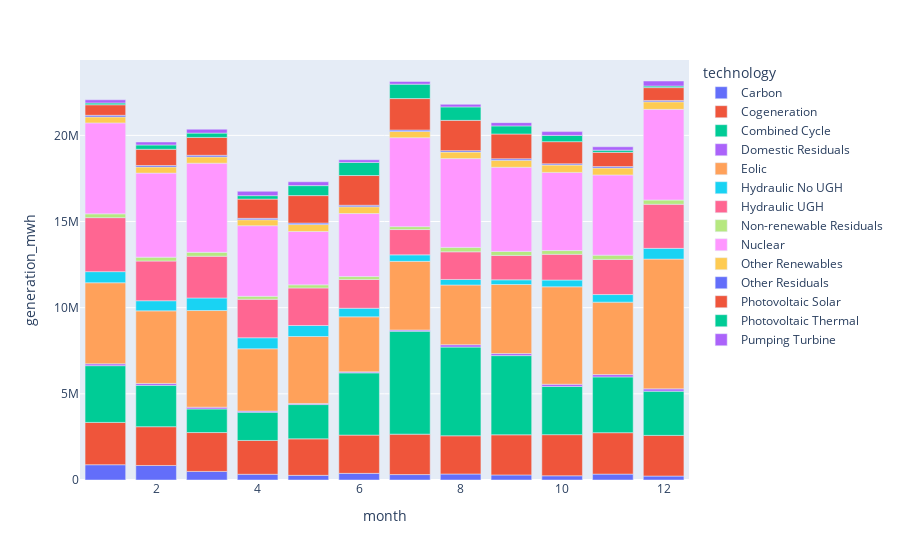

Source (notebook cell):
### Markdown cell above
##### Differentiate each technology with a `color`

### Code cell
px.bar(data_frame = df_techno_month, x = 'month', y = 'generation_mwh', color = 'technology')

### Figure 1 — Plotly figure (JSON) as saved in the notebook; plotly's stock layout.template omitted (floating-point values rounded to 4 significant figures)
{"data": [{"alignmentgroup": "True", "hovertemplate": "technology=Carbon<br>month=%{x}<br>generation_mwh=%{y}<extra></extra>", "legendgroup": "Carbon", "marker": {"color": "#636efa", "pattern": {"shape": ""}}, "name": "Carbon", "offsetgroup": "Carbon", "orientation": "v", "showlegend": true, "textposition": "auto", "type": "bar", "x": [1, 2, 3, 4, 5, 6, 7, 8, 9, 10, 11, 12], "xaxis": "x", "y": [886900.0, 843000.0, 497800.0, 332100.0, 269800.0, 385600.0, 315058, 348000.0, 293300.0, 245400.0, 341500.0, 228500.0], "yaxis": "y"}, {"alignmentgroup": "True", "hovertemplate": "technology=Cogeneration<br>month=%{x}<br>generation_mwh=%{y}<extra></extra>", "legendgroup": "Cogeneration", "marker": {"color": "#EF553B", "pattern": {"shape": ""}}, "name": "Cogeneration", "offsetgroup": "Cogeneration", "orientation": "v", "showlegend": true, "textposition": "auto", "type": "bar", "x": [1, 2, 3, 4, 5, 6, 7, 8, 9, 10, 11, 12], "xaxis": "x", "y": [2455397, 2250000.0, 2256000.0, 1962000.0, 2118000.0, 2218905, 2345000.0, 2218000.0, 2329000.0, 2386000.0, 2404000.0, 2361000.0], "yaxis": "y"}, {"alignmentgroup": "True", "hovertemplate": "technology=Combined Cycle<br>month=%{x}<br>generation_mwh=%{y}<extra></extra>", "legendgroup": "Combined Cycle", "marker": {"color": "#00cc96", "pattern": {"shape": ""}}, "name": "Combined Cycle", "offsetgroup": "Combined Cycle", "orientation": "v", "showlegend": true, "textposition": "auto", "type": "bar", "x": [1, 2, 3, 4, 5, 6, 7, 8, 9, 10, 11, 12], "xaxis": "x", "y": [3292000.0, 2401000.0, 1370000.0, 1641000.0, 1990000.0, 3612000.0, 5979000.0, 5148000.0, 4596000.0, 2797000.0, 3237000.0, 2563000.0], "yaxis": "y"}, {"alignmentgroup": "True", "hovertemplate": "technology=Domestic Residuals<br>month=%{x}<br>generation_mwh=%{y}<extra></extra>", "legendgroup": "Domestic Residuals", "marker": {"color": "#ab63fa", "pattern": {"shape": ""}}, "name": "Domestic Residuals", "offsetgroup": "Domestic Residuals", "orientation": "v", "showlegend": true, "textposition": "auto", "type": "bar", "x": [1, 2, 3, 4, 5, 6, 7, 8, 9, 10, 11, 12], "xaxis": "x", "y": [108000.0, 110300.0, 102500.0, 62190.0, 63910.0, 58400.0, 66060.0, 137600.0, 117800.0, 128000.0, 134400.0, 135100.0], "yaxis": "y"}, {"alignmentgroup": "True", "hovertemplate": "technology=Eolic<br>month=%{x}<br>generation_mwh=%{y}<extra></extra>", "legendgroup": "Eolic", "marker": {"color": "#FFA15A", "pattern": {"shape": ""}}, "name": "Eolic", "offsetgroup": "Eolic", "orientation": "v", "showlegend": true, "textposition": "auto", "type": "bar", "x": [1, 2, 3, 4, 5, 6, 7, 8, 9, 10, 11, 12], "xaxis": "x", "y": [4705000.0, 4212000.0, 5609000.0, 3617000.0, 3886000.0, 3194038, 3984000.0, 3465000.0, 4009000.0, 5654000.0, 4204000.0, 7532000.0], "yaxis": "y"}, {"alignmentgroup": "True", "hovertemplate": "technology=Hydraulic No UGH<br>month=%{x}<br>generation_mwh=%{y}<extra></extra>", "legendgroup": "Hydraulic No UGH", "marker": {"color": "#19d3f3", "pattern": {"shape": ""}}, "name": "Hydraulic No UGH", "offsetgroup": "Hydraulic No UGH", "orientation": "v", "showlegend": true, "textposition": "auto", "type": "bar", "x": [1, 2, 3, 4, 5, 6, 7, 8, 9, 10, 11, 12], "xaxis": "x", "y": [644300.0, 588000.0, 727793, 640300.0, 638000.0, 497100.0, 376300.0, 319700.0, 270700.0, 392800.0, 441000.0, 621600.0], "yaxis": "y"}, {"alignmentgroup": "True", "hovertemplate": "technology=Hydraulic UGH<br>month=%{x}<br>generation_mwh=%{y}<extra></extra>", "legendgroup": "Hydraulic UGH", "marker": {"color": "#FF6692", "pattern": {"shape": ""}}, "name": "Hydraulic UGH", "offsetgroup": "Hydraulic UGH", "orientation": "v", "showlegend": true, "textposition": "auto", "type": "bar", "x": [1, 2, 3, 4, 5, 6, 7, 8, 9, 10, 11, 12], "xaxis": "x", "y": [3134000.0, 2304902, 2424000.0, 2235000.0, 2179394, 1671000.0, 1470000.0, 1606000.0, 1418000.0, 1494000.0, 2040000.0, 2559000.0], "yaxis": "y"}, {"alignmentgroup": "True", "hovertemplate": "technology=Non-renewable Residuals<br>month=%{x}<br>generation_mwh=%{y}<extra></extra>", "legendgroup": "Non-renewable Residuals", "marker": {"color": "#B6E880", "pattern": {"shape": ""}}, "name": "Non-renewable Residuals", "offsetgroup": "Non-renewable Residuals", "orientation": "v", "showlegend": true, "textposition": "auto", "type": "bar", "x": [1, 2, 3, 4, 5, 6, 7, 8, 9, 10, 11, 12], "xaxis": "x", "y": [217900.0, 223300.0, 226036, 170900.0, 178800.0, 168400.0, 169100.0, 254900.0, 231400.0, 217900.0, 245800.0, 247100.0], "yaxis": "y"}, {"alignmentgroup": "True", "hovertemplate": "technology=Nuclear<br>month=%{x}<br>generation_mwh=%{y}<extra></extra>", "legendgroup": "Nuclear", "marker": {"color": "#FF97FF", "pattern": {"shape": ""}}, "name": "Nuclear", "offsetgroup": "Nuclear", "orientation": "v", "showlegend": true, "textposition": "auto", "type": "bar", "x": [1, 2, 3, 4, 5, 6, 7, 8, 9, 10, 11, 12], "xaxis": "x", "y": [5281000.0, 4877000.0, 5173000.0, 4098000.0, 3099000.0, 3657000.0, 5163000.0, 5153000.0, 4884000.0, 4535000.0, 4654000.0, 5261000.0], "yaxis": "y"}, {"alignmentgroup": "True", "hovertemplate": "technology=Other Renewables<br>month=%{x}<br>generation_mwh=%{y}<extra></extra>", "legendgroup": "Other Renewables", "marker": {"color": "#FECB52", "pattern": {"shape": ""}}, "name": "Other Renewables", "offsetgroup": "Other Renewables", "orientation": "v", "showlegend": true, "textposition": "auto", "type": "bar", "x": [1, 2, 3, 4, 5, 6, 7, 8, 9, 10, 11, 12], "xaxis": "x", "y": [346600.0, 357700.0, 365600.0, 346500.0, 402500.0, 392000.0, 356700.0, 379704, 403900.0, 428422, 406800.0, 438000.0], "yaxis": "y"}, {"alignmentgroup": "True", "hovertemplate": "technology=Other Residuals<br>month=%{x}<br>generation_mwh=%{y}<extra></extra>", "legendgroup": "Other Residuals", "marker": {"color": "#636efa", "pattern": {"shape": ""}}, "name": "Other Residuals", "offsetgroup": "Other Residuals", "orientation": "v", "showlegend": true, "textposition": "auto", "type": "bar", "x": [1, 2, 3, 4, 5, 6, 7, 8, 9, 10, 11, 12], "xaxis": "x", "y": [92990.0, 85300.0, 92190.0, 79910.0, 85100.0, 88000.0, 86510.0, 83173, 86372, 69378, 78500.0, 78040.0], "yaxis": "y"}, {"alignmentgroup": "True", "hovertemplate": "technology=Photovoltaic Solar<br>month=%{x}<br>generation_mwh=%{y}<extra></extra>", "legendgroup": "Photovoltaic Solar", "marker": {"color": "#EF553B", "pattern": {"shape": ""}}, "name": "Photovoltaic Solar", "offsetgroup": "Photovoltaic Solar", "orientation": "v", "showlegend": true, "textposition": "auto", "type": "bar", "x": [1, 2, 3, 4, 5, 6, 7, 8, 9, 10, 11, 12], "xaxis": "x", "y": [611995, 940700.0, 1038000.0, 1116000.0, 1594000.0, 1726000.0, 1824000.0, 1757000.0, 1439000.0, 1286000.0, 825100.0, 745400.0], "yaxis": "y"}, {"alignmentgroup": "True", "hovertemplate": "technology=Photovoltaic Thermal<br>month=%{x}<br>generation_mwh=%{y}<extra></extra>", "legendgroup": "Photovoltaic Thermal", "marker": {"color": "#00cc96", "pattern": {"shape": ""}}, "name": "Photovoltaic Thermal", "offsetgroup": "Photovoltaic Thermal", "orientation": "v", "showlegend": true, "textposition": "auto", "type": "bar", "x": [1, 2, 3, 4, 5, 6, 7, 8, 9, 10, 11, 12], "xaxis": "x", "y": [103400.0, 250500.0, 250400.0, 200800.0, 580000.0, 760700.0, 837300.0, 782100.0, 470600.0, 364400.0, 126800.0, 90550.0], "yaxis": "y"}, {"alignmentgroup": "True", "hovertemplate": "technology=Pumping Turbine<br>month=%{x}<br>generation_mwh=%{y}<extra></extra>", "legendgroup": "Pumping Turbine", "marker": {"color": "#ab63fa", "pattern": {"shape": ""}}, "name": "Pumping Turbine", "offsetgroup": "Pumping Turbine", "orientation": "v", "showlegend": true, "textposition": "auto", "type": "bar", "x": [1, 2, 3, 4, 5, 6, 7, 8, 9, 10, 11, 12], "xaxis": "x", "y": [184500.0, 172700.0, 226100.0, 252900.0, 222500.0, 153300.0, 157000.0, 148400.0, 190000.0, 219300.0, 198000.0, 293483], "yaxis": "y"}], "layout": {"autosize": true, "barmode": "relative", "legend": {"title": {"text": "technology"}, "tracegroupgap": 0}, "margin": {"t": 60}, "xaxis": {"anchor": "y", "autorange": true, "domain": [0, 1], "range": [0.5, 12.5], "title": {"text": "month"}, "type": "linear"}, "yaxis": {"anchor": "x", "autorange": true, "domain": [0, 1], "range": [0, 24370000.0], "title": {"text": "generation_mwh"}, "type": "linear"}}}
